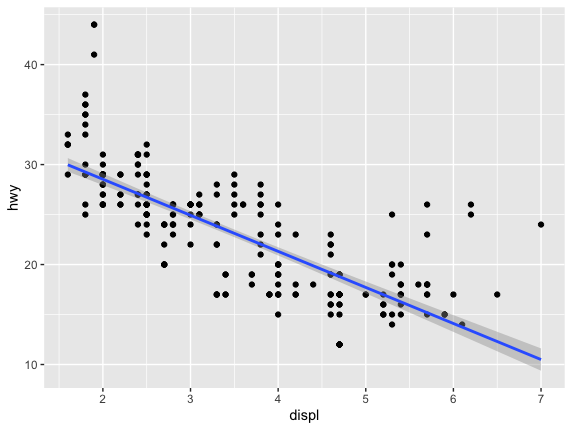

Here is the R script that generated this plot:
library(tidyverse)
library(MASS)
p <- ggplot(mpg, aes(displ, hwy)) +
  geom_point() +
  geom_smooth(method = "rlm")

print(p)
